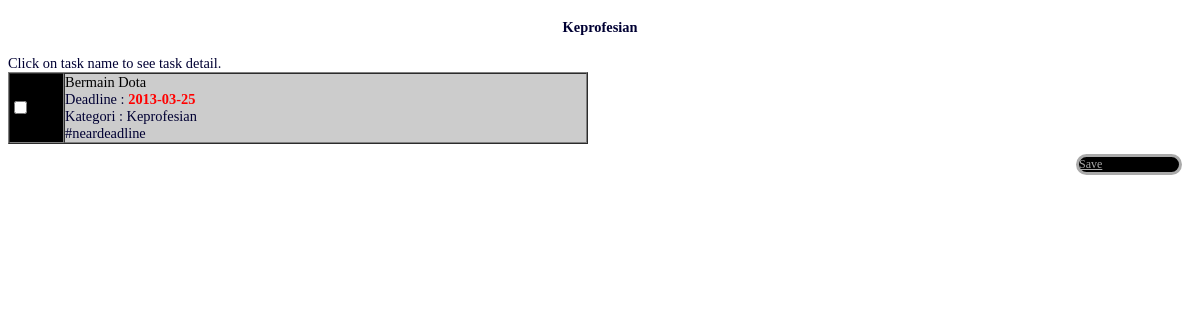
The app's page /src/kategori.php?categoryID=2 with its own data.
### tables this page shows
CREATE TABLE IF NOT EXISTS `category` (
  `categoryID` varchar(30) NOT NULL,
  `categoryname` varchar(30) NOT NULL,
  `creatorID` varchar(25) NOT NULL,
  PRIMARY KEY (`categoryID`)
);

CREATE TABLE IF NOT EXISTS `task` (
  `taskID` varchar(30) NOT NULL,
  `categoryID` varchar(30) NOT NULL,
  `username` varchar(30) NOT NULL,
  `taskname` varchar(30) NOT NULL,
  `status` INT NOT NULL,
  `deadline` date NOT NULL,
  PRIMARY KEY (`taskID`),
  KEY `task_ibfk_1` (`categoryID`),
  KEY `task_ibfk_2` (`username`)
);

CREATE TABLE IF NOT EXISTS `tag` (
  `taskID` varchar(30) NOT NULL,
  `tagname` varchar(30) NOT NULL,
  KEY `tag_ibfk_2` (`taskID`)
);

### model/Category.php (called while the page is built, shortened)
<?php
    class Category implements BaseModel {
		function __construct($id) {
			$db = mysqli_connect($GLOBALS['host'], $GLOBALS['username'], $GLOBALS['password'], $GLOBALS['dbname']);
			$format = "SELECT * FROM `category` WHERE `categoryID` = '%s';";
			$stmt = sprintf($format, $id);
			$result = mysqli_query($db, $stmt);
			if(mysqli_num_rows($result) > 0) {
				$row = $result->fetch_row();
			}
		}
		public function setData($name, $creatorID) {
			$this->name = $name;
		}
	}
?>

### model/DBGetter.php (called while the page is built, shortened)
<?php
    class DBGetter {
		public function getTagsFromTaskID($taskid) {
			$db = mysqli_connect($GLOBALS['host'], $GLOBALS['username'], $GLOBALS['password'], $GLOBALS['dbname']);
			$format = "SELECT * FROM `tag` WHERE `taskID` = '%s';";
			$stmt = sprintf($format, $taskid);
			$result = mysqli_query($db, $stmt);
			$tags = array();
			while($row = $result->fetch_row()) {
				$tags[] = new Tag($row[0], $row[1]);
			}
			return $tags;
		}
		public function getTasksFromCategory($categoryid) {
			$db = mysqli_connect($GLOBALS['host'], $GLOBALS['username'], $GLOBALS['password'], $GLOBALS['dbname']);
			$format = "SELECT * FROM `task` WHERE `categoryID` = '%s';";
			$stmt = sprintf($format, $categoryid);
			$result = mysqli_query($db, $stmt);
			$tasks = array();
			while($row = $result->fetch_row()) {
				$tasks[] = new Task($row[0]);
			}
			return $tasks;
		}
    }
?>

### model/Task.php (called while the page is built, shortened)
<?php
    class Task implements BaseModel {
		function __construct($id) {
			$db = mysqli_connect($GLOBALS['host'], $GLOBALS['username'], $GLOBALS['password'], $GLOBALS['dbname']);
			$format = "SELECT * FROM `task` WHERE `taskID` = '%s';";
			$stmt = sprintf($format, $id);
			$result = mysqli_query($db, $stmt);
			if(mysqli_num_rows($result) > 0) {
				$row = $result->fetch_row();
			}
			$this->id = $id;
		}
		public function setData($categoryID, $username, $taskname, $status, $deadline) {
			$this->categoryID = $categoryID;
			$this->taskname = $taskname;
			$this->deadline = $deadline;
    	}
		public function getCategory() {
			return new Category($this->categoryID);
		}
		public function getTags() {
			$dbg = new DBGetter();
			return $dbg->getTagsFromTaskID($this->id);
		}
		var $id;
		var $categoryID;
	}
?>

### model/Tag.php (called while the page is built, shortened)
<?php
    class Tag implements BaseModel {
		function __construct($taskid, $tagname) {
			$this->tagname = $tagname;
		}
	}
?>

### src/kategori.php (the view, shortened to what this page needs)
<!DOCTYPE html>
<head>
<link rel='stylesheet' type="text/css" href="../style/Design.css"/>
</head>
<body class="categoryfont">
<?php
	if(isset($_GET['action'])) {
		die("Cups");
	} else if(isset($_GET['categoryID'])) {
		printCategory(new Category($_GET['categoryID']));
		printSaveButton();
	} else {
		printAllCategories();
	}
?>
</body>
</html>
<?php
	function printCategory($category) {
		$dbg = new DBGetter();
		$tasks = $dbg->getTasksFromCategory($category->id);
		printf('<h4 align="center">%s</h4>', $category->name);
    	printf('Click on task name to see task detail.');
		printf('<table width="580" border="1" cellspacing="0" cellpadding="0">');
		$i = 0;
		$lim = (sizeof($tasks) % 2 == 0) ? sizeof($tasks) : sizeof($tasks) - 1 ;
		for(; $i < ($lim / 2); $i++) {
			printf("<tr>\n");
			for($j = 0; $j < 2; $j++) {
				printf('<td width="26" class="black"><input type="checkbox" /></td>');
				$task = $tasks[$i * 2 + $j];
				printf('<td width="264" class="%s"><a href="rinciantugas.php?taskid=%s" target="_parent" class="ordintext">%s</a><br />',
						(($i + $j) % 2 == 0) ? 'blue' : 'green', $task->id, $task->taskname);
				printf('Deadline : <b class="redtext">%s</b><br />', $task->deadline);
				printf('Kategori : %s<br />', $task->getCategory()->name);
				$tags = $task->getTags();
				foreach ($tags as $key => $value) {
					printf('#%s ', $value->tagname);
				}
				printf('</td>');
			}
			printf("</tr>\n");
		}
		if(sizeof($tasks) % 2 != 0) {
			printf("<tr>\n");
			printf('<td width="26" class="black"><input type="checkbox" /></td>');
			$task = $tasks[$i * 2];
			printf('<td width="264" class="%s"><a href="rinciantugas.php?taskid=%s" target="_parent" class="ordintext">%s</a><br />',
					(($i) % 2 == 0) ? 'blue' : 'green', $task->id, $task->taskname);
			printf('Deadline : <b class="redtext">%s</b><br />', $task->deadline);
			printf('Kategori : %s<br />', $task->getCategory()->name);
			$tags = $task->getTags();
			foreach ($tags as $key => $value) {
				printf('#%s ', $value->tagname);
			}
			printf('</td>');
			printf("</tr>\n");
		}
		printf('</table>');
	}
	function printSaveButton() {
		printf('<a class="categbutton" href="kategori.php?action=save">Save</a>');
	}
?>

### style/Design.css (style rules this page uses)
.categoryfont { font-family:Tahoma; color:#003; font-size:0.9em; background-color:#FFF }
.black { background-color:#000; }
.blue { background-color:#CCC; }
.redtext { color:#F00; }
.ordintext { text-decoration:none; color:#000; }
.categbutton { width:100px; font-size:12px; margin-top:10px; margin-left:5px; margin-right:10px; background-color:#000; border:solid; color:#aaaaaa; float:right; -webkit-border-radius: 20px; -moz-border-radius: 20px; border-radius: 20px; }

### records on screen
category: categoryname "Keprofesian"
task: taskname "Bermain Dota", deadline "2013-03-25", categoryID.creatorID "Keprofesian"
tag: tagname "neardeadline"
